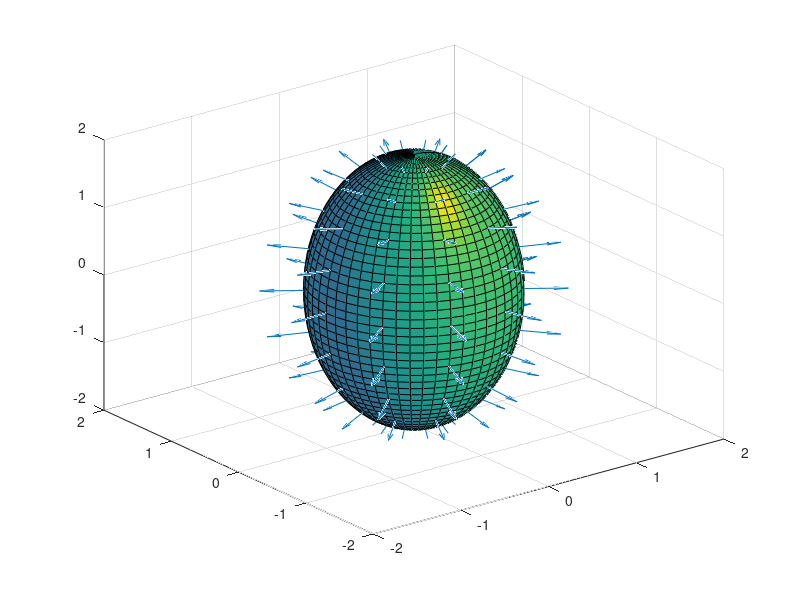

This figure's MATLAB source:
clear all
XC=0;YC=0;ZC=0;XR=1;YR=1;ZR=2;N=50;
[xx,yy,zz] = ellipsoid(XC,YC,ZC,XR,YR,ZR,N);
 Fxx = 2*xx;
 Fyy = 2*yy;
 Fzz = 0.5*zz;
 figure(12);
 quiver3(xx(1:5:end,1:5:end),yy(1:5:end,1:5:end),zz(1:5:end,1:5:end),Fxx(1:5:end,1:5:end),Fyy(1:5:end,1:5:end),Fzz(1:5:end,1:5:end));
 
 axis([-2 2 -2 2 -2 2]);
 hold on;
 surfl(xx,yy,zz);